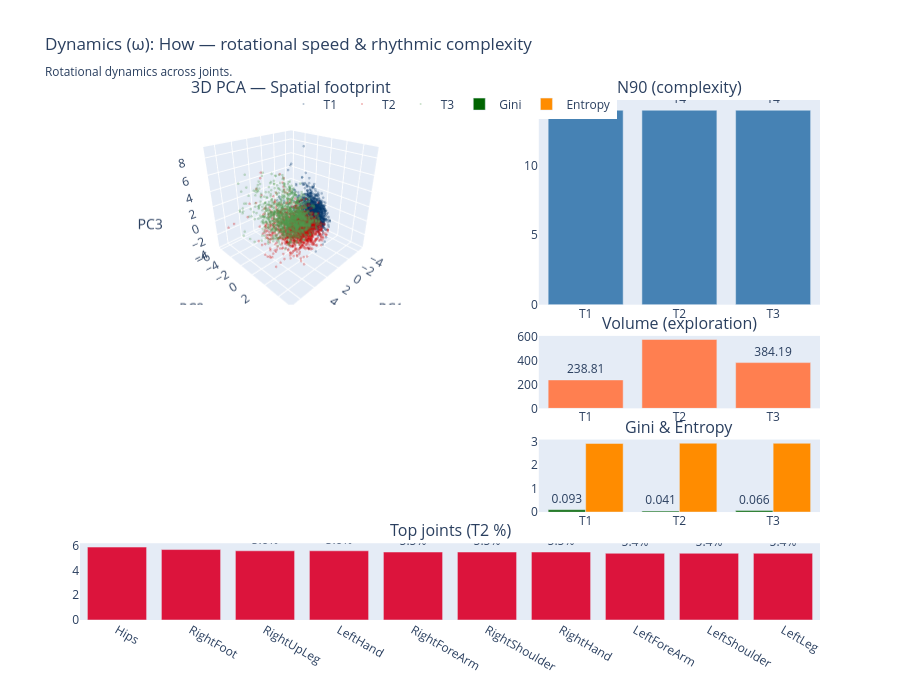

The cell this chart's notebook holds for it:
### Markdown cell above
## Phase 6: Museum-Grade Sectional Report (Interactive Deep Dive)

One viewport-height section per branch. Each section: **Hero 3D** (left 60%), **Logic panel** (right 40%: N90, Volume, Gini/Entropy), **Anatomy footer** (joint loadings). Bootstrap container max-width 1200px, Key Findings legend at top. Saved as **Subject_671_Interactive_DeepDive.html**.

### Code cell
# ============================================================
# Phase 6: Sectional figures + Interactive Deep Dive HTML
# ============================================================
from pathlib import Path
from EDA_PCA import create_phase6_branch_figures, save_interactive_deepdive_html

try:
    results_dir
except NameError:
    results_dir = (Path(PROJECT_ROOT) / "results" / f"Subject_{SUBJECT_ID}").resolve()
results_dir.mkdir(parents=True, exist_ok=True)

branch_figures = create_phase6_branch_figures(
    pca_results, n90_results, volume_results, stats_results, session_loadings,
)
deepdive_path = results_dir / f"Subject_{SUBJECT_ID}_Interactive_DeepDive.html"
save_interactive_deepdive_html(
    branch_figures, deepdive_path, subject_id=str(SUBJECT_ID),
    available_timepoints=AVAILABLE_TIMEPOINTS,
)
print(f"Phase 6 report saved: {deepdive_path}")
# Optional: display first branch figure in notebook
branch_figures[0][2].show()

### Figure 1 — Plotly figure (JSON) as saved in the notebook; plotly's stock layout.template omitted (floating-point values rounded to 4 significant figures; data arrays with more than 128 entries replaced by an {"elided": "..."} marker saying what was removed)
{"data": [{"legendgroup": "T1", "marker": {"color": "rgb(0, 51, 102)", "opacity": 0.3, "size": 1.5}, "mode": "markers", "name": "T1", "scene": "scene", "type": "scatter3d", "x": {"elided": "1500 float values"}, "y": {"elided": "1500 float values"}, "z": {"elided": "1500 float values"}}, {"legendgroup": "T2", "marker": {"color": "rgb(204, 0, 0)", "opacity": 0.3, "size": 1.5}, "mode": "markers", "name": "T2", "scene": "scene", "type": "scatter3d", "x": {"elided": "1500 float values"}, "y": {"elided": "1500 float values"}, "z": {"elided": "1500 float values"}}, {"legendgroup": "T3", "marker": {"color": "rgb(76, 153, 76)", "opacity": 0.3, "size": 1.5}, "mode": "markers", "name": "T3", "scene": "scene", "type": "scatter3d", "x": {"elided": "1500 float values"}, "y": {"elided": "1500 float values"}, "z": {"elided": "1500 float values"}}, {"marker": {"color": "steelblue"}, "showlegend": false, "text": ["14", "14", "14"], "textposition": "outside", "texttemplate": "%{y}", "type": "bar", "x": ["T1", "T2", "T3"], "xaxis": "x", "y": [14, 14, 14], "yaxis": "y"}, {"marker": {"color": "coral"}, "showlegend": false, "text": ["238.81", "578.21", "384.19"], "textposition": "outside", "type": "bar", "x": ["T1", "T2", "T3"], "xaxis": "x2", "y": [238.8, 578.2, 384.2], "yaxis": "y2"}, {"legendgroup": "gini", "marker": {"color": "darkgreen"}, "name": "Gini", "text": ["0.093", "0.041", "0.066"], "textposition": "outside", "type": "bar", "x": ["T1", "T2", "T3"], "xaxis": "x3", "y": [0.09311, 0.04079, 0.06559], "yaxis": "y3"}, {"legendgroup": "entropy", "marker": {"color": "darkorange"}, "name": "Entropy", "text": ["2.931", "2.941", "2.938"], "textposition": "outside", "type": "bar", "x": ["T1", "T2", "T3"], "xaxis": "x3", "y": [2.931, 2.941, 2.938], "yaxis": "y3"}, {"marker": {"color": "crimson"}, "showlegend": false, "text": ["5.9%", "5.7%", "5.6%", "5.6%", "5.5%", "5.5%", "5.5%", "5.4%", "5.4%", "5.4%"], "textposition": "outside", "type": "bar", "x": ["Hips", "RightFoot", "RightUpLeg", "LeftHand", "RightForeArm", "RightShoulder", "RightHand", "LeftForeArm", "LeftShoulder", "LeftLeg"], "xaxis": "x4", "y": [5.9, 5.7, 5.6, 5.6, 5.5, 5.5, 5.5, 5.4, 5.4, 5.4], "yaxis": "y4"}], "layout": {"annotations": [{"font": {"size": 16}, "showarrow": false, "text": "3D PCA — Spatial footprint", "x": 0.285, "xanchor": "center", "xref": "paper", "y": 1, "yanchor": "bottom", "yref": "paper"}, {"font": {"size": 16}, "showarrow": false, "text": "N90 (complexity)", "x": 0.81, "xanchor": "center", "xref": "paper", "y": 1, "yanchor": "bottom", "yref": "paper"}, {"font": {"size": 16}, "showarrow": false, "text": "Volume (exploration)", "x": 0.81, "xanchor": "center", "xref": "paper", "y": 0.5464, "yanchor": "bottom", "yref": "paper"}, {"font": {"size": 16}, "showarrow": false, "text": "Gini & Entropy", "x": 0.81, "xanchor": "center", "xref": "paper", "y": 0.347, "yanchor": "bottom", "yref": "paper"}, {"font": {"size": 16}, "showarrow": false, "text": "Top joints (T2 %)", "x": 0.5, "xanchor": "center", "xref": "paper", "y": 0.1476, "yanchor": "bottom", "yref": "paper"}], "height": 700, "legend": {"orientation": "h", "x": 0.5, "xanchor": "center", "y": 1.02, "yanchor": "top"}, "scene": {"aspectmode": "cube", "camera": {"eye": {"x": 1.4, "y": 1.4, "z": 1}}, "domain": {"x": [0, 0.57], "y": [0.6064, 1]}, "xaxis": {"title": {"text": "PC1"}}, "yaxis": {"title": {"text": "PC2"}}, "zaxis": {"title": {"text": "PC3"}}}, "showlegend": true, "title": {"text": "Dynamics (ω): How — rotational speed & rhythmic complexity<br><sub>Rotational dynamics across joints.</sub>"}, "xaxis": {"anchor": "y", "domain": [0.62, 1], "showgrid": false, "zeroline": false}, "xaxis2": {"anchor": "y2", "domain": [0.62, 1], "showgrid": false, "zeroline": false}, "xaxis3": {"anchor": "y3", "domain": [0.62, 1], "showgrid": false, "zeroline": false}, "xaxis4": {"anchor": "y4", "domain": [0, 1], "showgrid": false, "zeroline": false}, "yaxis": {"anchor": "x", "domain": [0.6064, 1], "showgrid": false, "zeroline": false}, "yaxis2": {"anchor": "x2", "domain": [0.407, 0.5464], "showgrid": false, "zeroline": false}, "yaxis3": {"anchor": "x3", "domain": [0.2076, 0.347], "showgrid": false, "zeroline": false}, "yaxis4": {"anchor": "x4", "domain": [0, 0.1476], "showgrid": false, "zeroline": false}}}
